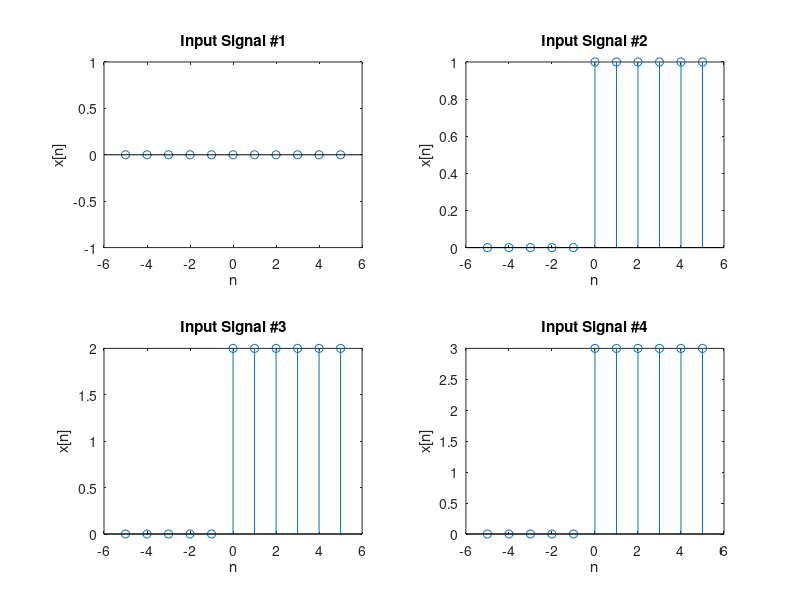
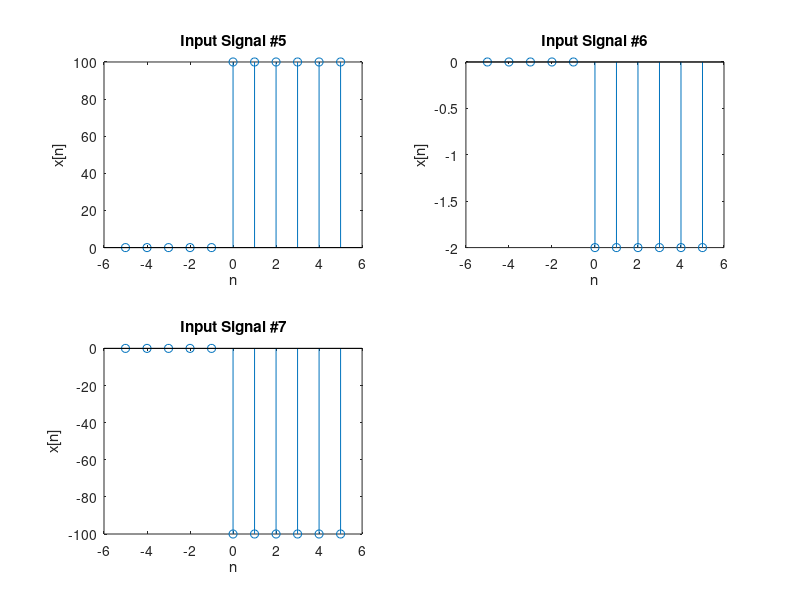

Recreate these plots in MATLAB, in order. (Note: this script raises an error after producing the figures.)
n = -5:5; % Denotes the range

% Input Variables
% Naming Convention: x + Input Signal Number
x1 = [0 0 0 0 0 0 0 0 0 0 0];
x2 = [0 0 0 0 0 1 1 1 1 1 1];
x3 = [0 0 0 0 0 2 2 2 2 2 2];
x4 = [0 0 0 0 0 3 3 3 3 3 3];
x5 = [0 0 0 0 0 100 100 100 100 100 100];
x6 = [0 0 0 0 0 -2 -2 -2 -2 -2 -2];
x7 = [0 0 0 0 0 -100 -100 -100 -100 -100 -100];

% Generates a 2x2 the STEM Plot for the Inputs
figure,
subplot(2,2,1), stem(n, x1), title('Input Signal #1'), xlabel('n'), ylabel('x[n]');
subplot(2,2,2), stem(n, x2), title('Input Signal #2'), xlabel('n'), ylabel('x[n]');
subplot(2,2,3), stem(n, x3), title('Input Signal #3'), xlabel('n'), ylabel('x[n]');
subplot(2,2,4), stem(n, x4), title('Input Signal #4'), xlabel('n'), ylabel('x[n]');

% Generates a 2x2 the STEM Plot for the Inputs
figure,
subplot(2,2,1), stem(n, x5), title('Input Signal #5'), xlabel('n'), ylabel('x[n]');
subplot(2,2,2), stem(n, x6), title('Input Signal #6'), xlabel('n'), ylabel('x[n]');
subplot(2,2,3), stem(n, x7), title('Input Signal #7'), xlabel('n'), ylabel('x[n]');

% Output values for System1 and the respective input signals
% Naming Convention: y + System Number + Input Signal Number 
% Example: y16 --> Outputs for System1 with Input Signals #6
y11 = system1(n,x1);
y12 = system1(n,x2);
y13 = system1(n,x3);
y14 = system1(n,x4);
y15 = system1(n,x5);
y16 = system1(n,x6);
y17 = system1(n,x7);

% Generates a 2x2 STEM Plot for System1 for Input Signals #1 to #4
figure,
subplot(2,2,1), stem(n, y11), title('System1 Output for Input 1'), xlabel('n'), ylabel('y[n]');
subplot(2,2,2), stem(n, y12), title('System1 Output for Input 2'), xlabel('n'), ylabel('y[n]');
subplot(2,2,3), stem(n, y13), title('System1 Output for Input 3'), xlabel('n'), ylabel('y[n]');
subplot(2,2,4), stem(n, y14), title('System1 Output for Input 4'), xlabel('n'), ylabel('y[n]');

% Generates a 2x2 STEM Plot for System1 for Input Signals #5 to #7
figure
subplot(2,2,1), stem(n, y15), title('System1 Output for Input 5'), xlabel('n'), ylabel('y[n]');
subplot(2,2,2), stem(n, y16), title('System1 Output for Input 6'), xlabel('n'), ylabel('y[n]');
subplot(2,2,3), stem(n, y17), title('System1 Output for Input 7'), xlabel('n'), ylabel('y[n]');

% Output values for System2 and the respective input signals
% Naming Convention: y + System Number + Input Signal Number 
% Example: y24 --> Outputs for System2 with Input Signals #4
y21 = system2(n,x1);
y22 = system2(n,x2);
y23 = system2(n,x3);
y24 = system2(n,x4);
y25 = system2(n,x5);
y26 = system2(n,x6);
y27 = system2(n,x7);

% Generates a 2x2 STEM Plot for System2 for Input Signals #1 to #4
figure,
subplot(2,2,1), stem(n, y21), title('System2 Output for Input 1'), xlabel('n'), ylabel('y[n]');
subplot(2,2,2), stem(n, y22), title('System2 Output for Input 2'), xlabel('n'), ylabel('y[n]');
subplot(2,2,3), stem(n, y23), title('System2 Output for Input 3'), xlabel('n'), ylabel('y[n]');
subplot(2,2,4), stem(n, y24), title('System2 Output for Input 4'), xlabel('n'), ylabel('y[n]');

% Generates a 2x2 STEM Plot for System2 for Input Signals #5 to #7
figure
subplot(2,2,1), stem(n, y25), title('System2 Output for Input 5'), xlabel('n'), ylabel('y[n]');
subplot(2,2,2), stem(n, y26), title('System2 Output for Input 6'), xlabel('n'), ylabel('y[n]');
subplot(2,2,3), stem(n, y27), title('System2 Output for Input 7'), xlabel('n'), ylabel('y[n]');

% Output values for System3 and the respective input signals
% Naming Convention: y + System Number + Input Signal Number 
% Example: y31 --> Outputs for System3 with Input Signals #1
y31 = system3(n,x1);
y32 = system3(n,x2);
y33 = system3(n,x3);
y34 = system3(n,x4);
y35 = system3(n,x5);
y36 = system3(n,x6);
y37 = system3(n,x7);

% Generates a 2x2 STEM Plot for System3 for Input Signals #1 to #4
figure,
subplot(2,2,1), stem(n, y31), title('System3 Output for Input 1'), xlabel('n'), ylabel('y[n]');
subplot(2,2,2), stem(n, y32), title('System3 Output for Input 2'), xlabel('n'), ylabel('y[n]');
subplot(2,2,3), stem(n, y33), title('System3 Output for Input 3'), xlabel('n'), ylabel('y[n]');
subplot(2,2,4), stem(n, y34), title('System3 Output for Input 4'), xlabel('n'), ylabel('y[n]');

% Generates a 2x2 STEM Plot for System3 for Input Signals #5 to #7
figure
subplot(2,2,1), stem(n, y35), title('System3 Output for Input 5'), xlabel('n'), ylabel('y[n]');
subplot(2,2,2), stem(n, y36), title('System3 Output for Input 6'), xlabel('n'), ylabel('y[n]');
subplot(2,2,3), stem(n, y37), title('System3 Output for Input 7'), xlabel('n'), ylabel('y[n]');
